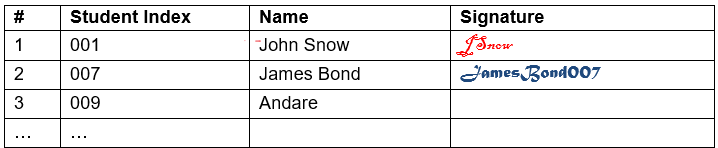
#> input picture Code/img.png, 718 x 148 px
$ python get_data.py
#> lines starting #> are read from the running program, lines starting #| are printed output that depends on the picture
import cv2
import pytesseract

img = cv2.imread('img.png')
#> img is the input picture: shape (148, 718, 3); mean B, G, R 234.5, 234.2, 234.4
img = cv2.resize(img, None, fx=1, fy=1, interpolation=cv2.INTER_CUBIC)
img = cv2.cvtColor(img, cv2.COLOR_BGR2GRAY)
#> img: shape (148, 718)

adaptive_threshold = cv2.adaptiveThreshold(img, 255, cv2.ADAPTIVE_THRESH_GAUSSIAN_C, cv2.THRESH_BINARY, 85, 11)
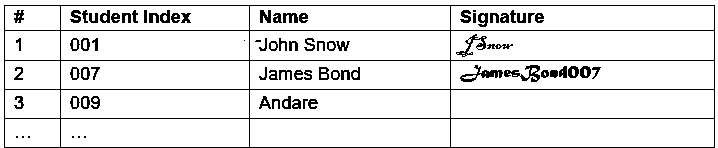
#> adaptive_threshold: shape (148, 718); 90.6% white; black in thin lines or dots

config = '--psm 3'
#> (the run stopped early here; a loop or call above may not have finished)
